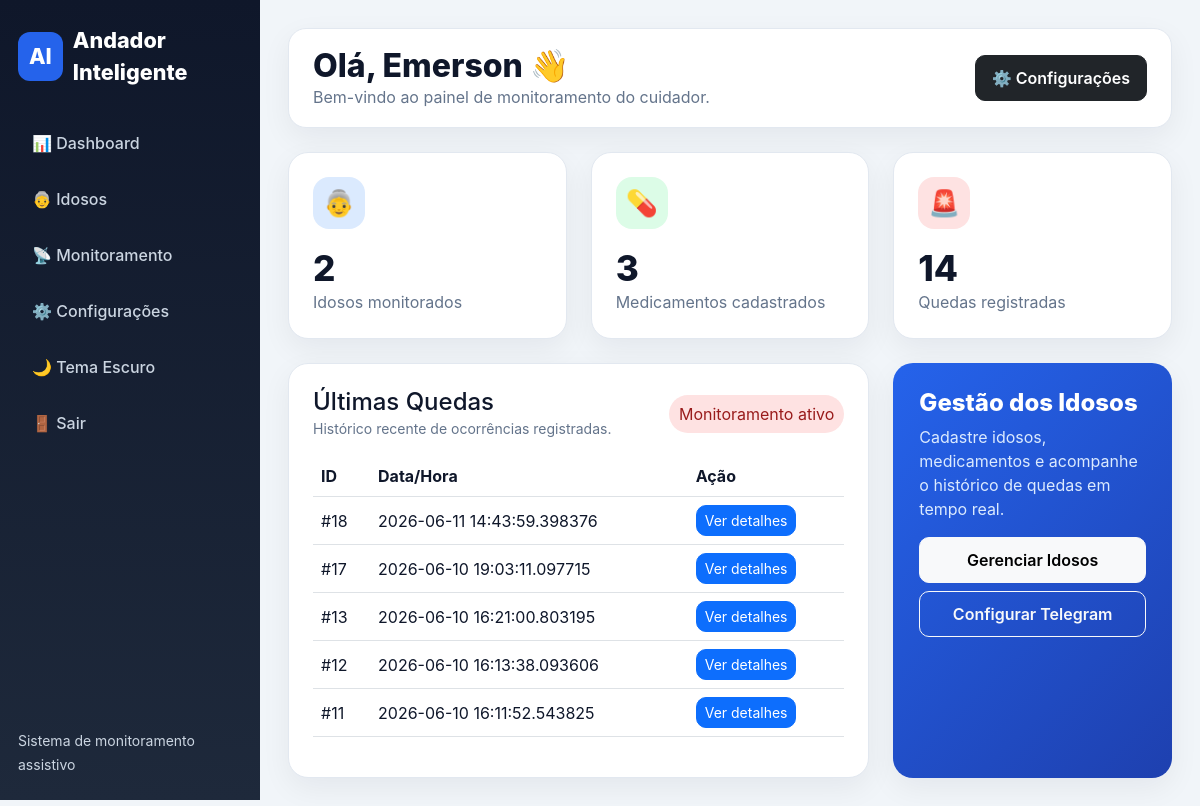
/ (signed in), run on the app's committed database.
### models.py (models this page shows)
class Usuario(db.Model):
    __tablename__ = "usuarios"
    id = db.Column(
        db.Integer,
        primary_key=True
    )
    nome = db.Column(
        db.String(100),
        nullable=False
    )
    email = db.Column(
        db.String(120),
        unique=True,
        nullable=False
    )
    senha_hash = db.Column(
        db.String(255),
        nullable=False
    )
    telefone = db.Column(
        db.String(30)
    )
    telegram_chat_id = db.Column(
        db.String(50)
    )
    foto_perfil = db.Column(
        db.String(255)
    )
    data_criacao = db.Column(
        db.DateTime,
        default=datetime.utcnow
    )

class Queda(db.Model):
    __tablename__ = "quedas"
    id = db.Column(
        db.Integer,
        primary_key=True
    )
    idoso_id = db.Column(
        db.Integer,
        db.ForeignKey("idosos.id"),
        nullable=False
    )
    foto = db.Column(
        db.String(255)
    )
    latitude = db.Column(
        db.Float
    )
    longitude = db.Column(
        db.Float
    )
    observacao = db.Column(
        db.Text
    )
    data_hora = db.Column(
        db.DateTime,
        default=datetime.utcnow
    )

### app.py (the view)
@app.route("/")
def home():
    if "usuario_id" not in session:
        return redirect(
            "/login"
        )
    usuario_id = session[
        "usuario_id"
    ]
    usuario = db.session.get(
        Usuario,
        usuario_id
    )
    if not usuario:
        session.clear()
        return redirect(
            "/login"
        )
    idosos_do_cuidador = Idoso.query.filter_by(
        usuario_id=usuario_id
    ).all()
    ids_idosos = [
        idoso.id
        for idoso in idosos_do_cuidador
    ]
    total_idosos = len(
        idosos_do_cuidador
    )
    total_medicamentos = (
        Medicamento.query
        .filter(
            Medicamento.idoso_id.in_(
                ids_idosos
            )
        )
        .count()
        if ids_idosos
        else 0
    )
    total_quedas = (
        Queda.query
        .filter(
            Queda.idoso_id.in_(
                ids_idosos
            )
        )
        .count()
        if ids_idosos
        else 0
    )
    ultimas_quedas = (
        Queda.query
        .filter(
            Queda.idoso_id.in_(
                ids_idosos
            )
        )
        .order_by(
            Queda.data_hora.desc()
        )
        .limit(
            5
        )
        .all()
        if ids_idosos
        else []
    )
    return render_template(
        "dashboard.html",
        usuario=usuario,
        total_idosos=total_idosos,
        total_medicamentos=total_medicamentos,
        total_quedas=total_quedas,
        ultimas_quedas=ultimas_quedas
    )

### projeto-andador-flask/templates/dashboard.html (shortened to what this page needs)
{% extends 'base.html' %}
{% block conteudo %}
<div class="topbar">
    <div>
        <h2>
            Olá, {{ usuario.nome }} 👋
        </h2>
        <p>
            Bem-vindo ao painel de monitoramento do cuidador.
        </p>
    </div>
    <div>
        <a
            href="/configuracoes"
            class="btn btn-dark btn-soft">
            ⚙️ Configurações
        </a>
    </div>
</div>
<div class="row g-4 mb-4">
    <div class="col-md-4">
        <div class="stat-card">
            <div class="stat-icon stat-blue">
                👵
            </div>
            <h3>{{ total_idosos }}</h3>
            <p>Idosos monitorados</p>
        </div>
    </div>
    <div class="col-md-4">
        <div class="stat-card">
            <div class="stat-icon stat-green">
                💊
            </div>
            <h3>{{ total_medicamentos|default(0) }}</h3>
            <p>Medicamentos cadastrados</p>
        </div>
    </div>
    <div class="col-md-4">
        <div class="stat-card">
            <div class="stat-icon stat-red">
                🚨
            </div>
            <h3>{{ total_quedas|default(0) }}</h3>
            <p>Quedas registradas</p>
        </div>
    </div>
</div>
<div class="row g-4">
    <div class="col-lg-8">
        <div class="panel-card">
            <div class="d-flex justify-content-between align-items-center mb-3">
                <div>
                    <h4 class="mb-0">
                        Últimas Quedas
                    </h4>
                    <small class="text-muted">
                        Histórico recente de ocorrências registradas.
                    </small>
                </div>
                <span class="badge-soft-danger">
                    Monitoramento ativo
                </span>
            </div>
            {% if ultimas_quedas is defined and ultimas_quedas %}
            <table class="table table-hover">
                <thead>
                <tr>
                    <th>ID</th>
                    <th>Data/Hora</th>
                    <th>Ação</th>
                </tr>
                </thead>
                <tbody>
                {% for q in ultimas_quedas %}
                <tr>
                    <td>#{{ q.id }}</td>
                    <td>{{ q.data_hora }}</td>
                    <td>
                        <a
                            href="/quedas/{{ q.id }}"
                            class="btn btn-sm btn-primary">
                            Ver detalhes
                        </a>
                    </td>
                </tr>
                {% endfor %}
                </tbody>
            </table>
            {% endif %}
        </div>
    </div>
    <div class="col-lg-4">
        <div class="action-card">
            <h4>
                Gestão dos Idosos
            </h4>
            <p>
                Cadastre idosos, medicamentos e acompanhe o histórico de quedas em tempo real.
            </p>
            <a
                href="/idosos"
                class="btn btn-light btn-soft w-100 mb-2">
                Gerenciar Idosos
            </a>
            <a
                href="/configuracoes"
                class="btn btn-outline-light btn-soft w-100">
                Configurar Telegram
            </a>
        </div>
    </div>
</div>
{% endblock %}

### projeto-andador-flask/static/css/style.css (style rules this page uses)
:root { --primary: #2563eb; --primary-dark: #1e40af; --bg: #f1f5f9; --card-bg: #ffffff; --text: #0f172a; --muted: #64748b; --border: #e2e8f0; --sidebar-bg: linear-gradient(180deg, #0f172a, #1e293b); --sidebar-text: #cbd5e1; --danger: #dc2626; --success: #16a34a; --warning: #f59e0b; --shadow: 0 10px 30px rgba(15, 23, 42, 0.06); }
* { box-sizing: border-box; }
body { background: var(--bg); font-family: -apple-system, BlinkMacSystemFont, "Segoe UI", sans-serif; color: var(--text); transition: background 0.2s, color 0.2s; }
.topbar { background: var(--card-bg); border: 1px solid var(--border); border-radius: 18px; padding: 18px 24px; margin-bottom: 24px; display: flex; justify-content: space-between; align-items: center; box-shadow: var(--shadow); }
.topbar h2 { margin: 0; font-weight: 800; color: var(--text); }
.topbar p { margin: 0; color: var(--muted); }
.stat-card, .panel-card, .card { background: var(--card-bg); border: 1px solid var(--border); color: var(--text); box-shadow: var(--shadow); }
.stat-card { border-radius: 20px; padding: 24px; transition: 0.2s; height: 100%; }
.stat-icon { width: 52px; height: 52px; border-radius: 16px; display: flex; align-items: center; justify-content: center; font-size: 1.6rem; margin-bottom: 18px; }
.stat-blue { background: #dbeafe; color: #2563eb; }
.stat-green { background: #dcfce7; color: #16a34a; }
.stat-red { background: #fee2e2; color: #dc2626; }
.stat-card h3 { font-size: 2.2rem; font-weight: 800; margin: 0; }
.stat-card p { color: var(--muted); margin: 0; }
.panel-card { border-radius: 20px; padding: 24px; }
.action-card { background: linear-gradient(135deg, #2563eb, #1e40af); color: white; border-radius: 20px; padding: 26px; height: 100%; box-shadow: var(--shadow); }
.action-card h4 { font-weight: 800; }
.action-card p { color: #dbeafe; }
.btn-soft { border-radius: 12px; padding: 10px 16px; font-weight: 600; }
.table { vertical-align: middle; color: var(--text); }
.table th { color: var(--text); }
.table td { color: var(--text); }
.badge-soft-danger { background: #fee2e2; color: #991b1b; padding: 7px 10px; border-radius: 999px; }
.btn { border-radius: 10px; }
.text-muted { color: var(--muted) !important; }

### data on the page
Usuario: nome "Emerson"
Queda: id "18", data_hora "2026-06-11 14:43:59.398376"
Queda: id "17", data_hora "2026-06-10 19:03:11.097715"
Queda: id "13", data_hora "2026-06-10 16:21:00.803195"
Queda: id "12", data_hora "2026-06-10 16:13:38.093606"
Queda: id "11", data_hora "2026-06-10 16:11:52.543825"

### other printed values
{{ total_idosos }} "2"
{{ total_medicamentos|default(0) }} "3"
{{ total_quedas|default(0) }} "14"
